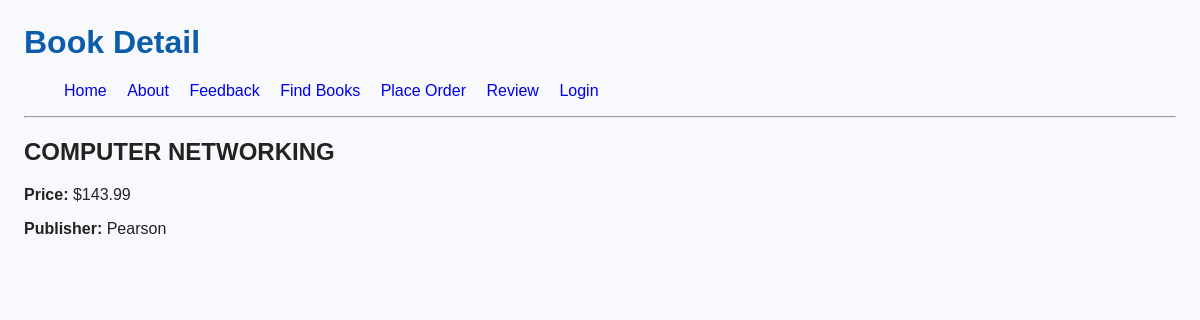
The page /myapp/4/ on the database its author committed.
### myapp/models.py (models this page shows, shortened)
class Book(models.Model):
    CATEGORY_CHOICES = [
        ('S', 'Science & Tech'),
        ('F', 'Fiction'),
        ('B', 'Biography'),
        ('T', 'Travel'),
    ]
    title = models.CharField(max_length=300)
    category = models.CharField(max_length=1, choices=CATEGORY_CHOICES)
    pages = models.PositiveIntegerField()
    price = models.DecimalField(max_digits=8, decimal_places=2)
    publisher = models.ForeignKey(Publisher, on_delete=models.CASCADE)
    description = models.TextField(blank=True, null=True)
    num_reviews = models.PositiveIntegerField(default=0)

class Publisher(models.Model):
    name = models.CharField(max_length=200, unique=True)
    website = models.URLField(blank=True)
    city = models.CharField(max_length=100)
    country = models.CharField(max_length=100, default='Canada')

### myapp/views.py (the view)
# urls.py: path('<int:book_id>/', views.detail, name='detail'),  # /myapp/1/
def detail(request, book_id):
    book = get_object_or_404(Book, pk=book_id)
    return render(request, 'myapp/detail.html', {'book': book})

### myapp/templates/myapp/detail.html (shortened to what this page needs)
{% extends 'myapp/base.html' %}
{% block myhdg %}Book Detail{% endblock %}
{% block body_block %}
  <h2>{{ book.title|upper }}</h2>
  <p><strong>Price:</strong>
     {% if book.price == 0 %}Free Book{% else %}${{ book.price }}{% endif %}
  </p>
  <p><strong>Publisher:</strong> {{ book.publisher.name }}</p>
{% endblock %}

### myapp/static/myapp/style.css (style rules this page uses)
body { background:#f7f9fc; color:#222; font-family: Arial, Helvetica, sans-serif; margin:24px; }

### rows shown on the page
Book: title "COMPUTER NETWORKING", price "143.99", publisher.name "Pearson"
